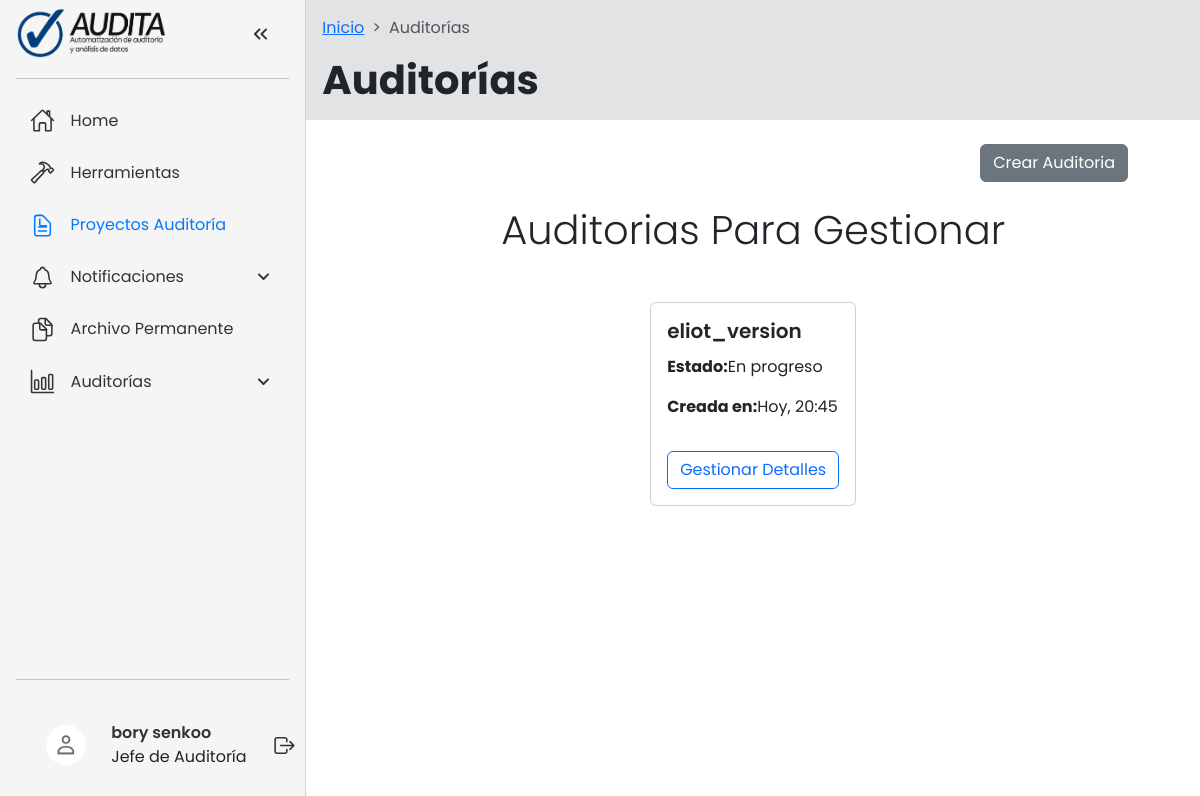
Screenshot of /auditorias/ (signed in) with the database file from the repository.
### users/models.py (models this page shows, shortened)
class User(AbstractUser):
    MODALIDAD_CHOICES = [
        ('I', 'Modalidad Individual'),
        ('G', 'Modalidad Grupal'),
        ('S', 'Superadmin'),
    ]
    first_name = models.CharField(max_length=30)
    last_name = models.CharField(max_length=30)
    signature = models.UUIDField(default=uuid.uuid4, editable=False, unique=True)
    modalidad = models.CharField(
        max_length=1,
        choices=MODALIDAD_CHOICES,
        default='I',
        help_text="Indica si el usuario pertenece a modalidad individual (I), grupal (G) o es superadmin (S)"
    )
    plan = models.CharField(
        max_length=2,
        default='M',
        help_text="Letra que identifica el plan específico (M: mensual, NT: no tiene plan, etc.)"
    )
    administrador = models.ForeignKey(
        'self',
        related_name='auditores',
        on_delete=models.SET_NULL,
        null=True,
        blank=True,
        help_text="Administrador al que está asociado este usuario (para modalidad grupal)"
    )
    role = models.ForeignKey(
        Roles,
        related_name="role",
        on_delete=models.SET_NULL,
        null=True,
        blank=True,
    )
    is_deleted = models.BooleanField(default=False)
    deleted_at = models.DateTimeField(null=True, blank=True)

class Roles(models.Model):
    name = models.CharField(max_length=255)
    verbose_name = models.CharField(max_length=255)
    def __str__(self):
        return self.verbose_name

### audits/models.py (models this page shows, shortened)
class Audit(models.Model):
    title = models.CharField(max_length=255)
    fechaInit = models.DateTimeField(default=timezone.now)
    identidad = models.CharField(max_length=255, default='Sin identidad')
    fechaEnd = models.DateTimeField(default=timezone.now)
    tipoAuditoria = models.CharField(max_length=255, default='F')
    moneda = models.CharField(max_length=10, default='GTQ')
    created_at = models.DateTimeField(default=timezone.now)
    updated_at = models.DateTimeField(auto_now=True)
    audit_manager = models.ForeignKey(
        User, related_name="audit_manager", on_delete=models.CASCADE
    )
    assigned_users = models.ManyToManyField(
        User, related_name="assigned_users", blank=True
    )

### audits/views.py (the view)
# urls.py: path("", views.assigned_audits, name="assigned_audits"),
@login_required
def assigned_audits(req):
    if req.method == "GET":
        return assigned_audits_page(req)

### audits/templates/audits/assigned-audits.html (shortened to what this page needs)
{% extends "common/system-base.html" %}
{% block page_title %}
    Auditorías
{% endblock page_title %}
{% block main_header_content %}
    {% if user.role.name == "audit_manager" %}
        <div class="px-5 d-flex justify-content-end">
            <a href="{% url 'create_audit' %}">
                <button type="button" class="btn btn-secondary">Crear Auditoria</button>
            </a>
        </div>
    {% endif %}
{% endblock main_header_content %}
{% load filters %}
{% block main_content %}
    {% if user.role.name == "supervisor" or user.role.name == "auditor" %}
        {% if assigned_audits %}
            <h2 class="mb-4 display-6">Auditorias Asignadas</h2>
            <ul class="list-unstyled gap-5 d-flex flex-column w-100 px-3">
                {% for audit in assigned_audits %}
                    <li class="card card-custom bg-card shadow-md col-md-6 col-12 my-4 mx-auto"
                        id="audit-card-{{ audit.id }}">
                        <header class="card-body p-4">
                            <div class="d-flex justify-content-between align-items-start">
                                <div>
                                    <h4 class="mb-1 fw-semibold">{{ audit.title }}</h4>
                                    <p class="mb-1 text-secondary">{{ audit.company }}.</p>
                                </div>
                                <div class="d-flex align-items-center gap-2">
                                    <svg width="24"
                                         height="24"
                                         viewBox="0 0 24 24"
                                         fill="none"
                                         xmlns="http://www.w3.org/2000/svg">
                                        <path d="M15 17C16.1046 17 17 16.1046 17 15C17 13.8954 16.1046 13 15 13C13.8954 13 13 13.8954 13 15C13 16.1046 13.8954 17 15 17Z" fill="currentColor" />
                                        <path fill-rule="evenodd" clip-rule="evenodd" d="M6 3C4.34315 3 3 4.34315 3 6V18C3 19.6569 4.34315 21 6 21H18C19.6569 21 21 19.6569 21 18V6C21 4.34315 19.6569 3 18 3H6ZM5 18V7H19V18C19 18.5523 18.5523 19 18 19H6C5.44772 19 5 18.5523 5 18Z" fill="currentColor" />
                                    </svg>
                                    <span>fecha</span>
                                </div>
                            </div>
                        </header>
                        <main class="card-body p-4">
                            <p class="text-secondary">{{ audit.description }}</p>
                            <div class="d-flex justify-content-between mt-4">
                                <div class="d-flex align-items-center gap-2">
                                    <svg xmlns="http://www.w3.org/2000/svg"
                                         width="24"
                                         height="24"
                                         viewBox="0 0 24 24"
                                         fill="none"
                                         stroke="currentColor"
                                         stroke-width="2"
                                         stroke-linecap="round"
                                         stroke-linejoin="round"
                                         class="text-muted-foreground">
                                        <path d="M19 21v-2a4 4 0 0 0-4-4H9a4 4 0 0 0-4 4v2"></path>
                                        <circle cx="12" cy="7" r="4"></circle>
                                    </svg>
                                    <span class="text-secondary">{{ audit.audit_manager.get_full_name }}</span>
                                </div>
                                <div class="d-flex align-items-center gap-2">
                                    <svg xmlns="http://www.w3.org/2000/svg"
                                         width="24"
                                         height="24"
                                         viewBox="0 0 24 24"
                                         fill="none"
                                         stroke="currentColor"
                                         stroke-width="2"
                                         stroke-linecap="round"
                                         stroke-linejoin="round"
                                         class="text-muted-foreground">
                                        <circle cx="12" cy="12" r="10"></circle>
                                        <polyline points="12 6 12 12 16 14"></polyline>
                                    </svg>
                                    <span class="text-secondary">{{ audit.created_at|format_date }}</span>
                                </div>
                            </div>
                        </main>
                        <footer class="card-body d-flex justify-content-between">
                            <button type="button"
                                    class="btn btn-secondary hover-bg-accent text-white"
                                    data-bs-toggle="modal"
                                    data-bs-target="#audit-details-modal{{ audit.id }}">Detalles</button>
                            <button class="btn btn-primary">Realizar</button>
                        </footer>
                    </li>
                    {% with audit=audit %}
                        {% include "audits/_audit-details-modal.html" with audit=audit %}
                    {% endwith %}
                {% endfor %}
            </ul>
        {% else %}
            <h4 class="mb-4 display-6">No tiene auditorias asignadas por el momento.</h4>
        {% endif %}
    {% elif user.role.name == "audit_manager" %}
        {% if audits_to_manage %}
            <h2 class="mb-4 display-6">Auditorias Para Gestionar</h2>
            <div class="overflow-hidden p-0">
                <ul class="row list-unstyled gx-5 gy-5 w-100 px-md-3 justify-content-center mx-auto">
                    {% for audit in audits_to_manage %}
                        <li id="audit-card-{{ audit.id }}" class="p-0">
                            <div class="card">
                                <div class="card-body">
                                    <h5 class="card-title fw-semibold">{{ audit.title }}</h5>
                                    <p class="card-text">
                                        <div class="d-flex flex-column justify-content-between">
                                            <p>
                                                <strong>Estado:</strong>En progreso
                                            </p>
                                            <p>
                                                <strong>Creada en:</strong>{{ audit.created_at|format_date }}
                                            </p>
                                        </div>
                                    </p>
                                    <a href="{% url 'manage_audit' audit.id %}"
                                       class="btn btn-outline-primary w-100">Gestionar Detalles</a>
                                </div>
                            </div>
                        </li>
                    {% endfor %}
                </ul>
            </div>
        {% else %}
            <h4 class="mb-4 display-6">No tiene auditorias para gestionar por el momento.</h4>
        {% endif %}
    {% endif %}
{% endblock main_content %}

### common/templates/common/system-base.html (shortened to what this page needs)
{% extends "common/base.html" %}
{% block content %}
  {% include "common/_aside.html" %}
  <div class="w-100 ms-sm-auto overflow-y-auto d-flex flex-column flex-grow-1">
    <header>
      <div class="bg-secondary-subtle w-100 p-3 d-flex flex-column gap-3"
           style="max-height: fit-content">
        {% include "common/_breadcrumbs.html" %}
        <div class="w-100 d-flex flex-column" style="max-height: fit-content">
          <h1 class="m-0 fw-bold">
            {% block page_title %}
            {% endblock page_title %}
          </h1>
        </div>
      </div>
    </header>
    <main class="d-flex flex-wrap flex-grow-1 flex-column gap-4 flex-md-nowrap align-items-center pt-3 pb-2 p-md-4 px-3">
      <header class="w-100 d-flex align-items-center justify-content-end flex-row gap-3">
        {% block main_header_content %}
        {% endblock main_header_content %}
      </header>
      {% block main_content %}
      {% endblock main_content %}
    </main>
  </div>
{% endblock content %}

### common/templates/common/base.html (shortened to what this page needs)
<!DOCTYPE html>
<html lang="en">
  <head>
    <link href="https://cdn.jsdelivr.net/npm/bootstrap@5.3.3/dist/css/bootstrap.min.css"
          rel="stylesheet"
 />
    <link href="https://cdn.jsdelivr.net/npm/select2@4.1.0-rc.0/dist/css/select2.min.css"
          rel="stylesheet" />
    {% load static %}
    <link rel="stylesheet" href="{% static 'users/toggleTheme/styles.css' %}" />
    <link rel="stylesheet" href="{% static 'users/styles.css' %}" />
  </head>
  <body class="d-flex flex-row min-vh-100 w-100">
    {% block content %}
    {% endblock content %}
  </body>
</html>

### common/templates/common/_aside.html (shortened to what this page needs)
{% load filters %}
{% load static %}
<nav id="sidebar">
  <ul>
    <li>
      <img
      src="{% static 'images/audita-logo-horizontal.png' %}"
      alt="Logo de la Empresa"
      class="h-8 w-auto" width="150" height="50"
    />
      <button id="toggle-btn" onclick="toggleSidebar()">
      </button>
    </li>
    <hr />
    {% if user.role.name != 'superadmin' %}
      {% for link in aside_navbar_links %}
        {% if not link.hide_to or user.role.name not in link.hide_to %}
          {% if link.type == "collapse" %}
            <li class="{% if link.active %}collapse-active{% endif %}">
              <button class="dropdown-btn" onclick="toggleSubMenu(this)">
                {{ link.icon|safe }}
                <span>{{ link.name }}</span>
                <svg xmlns="http://www.w3.org/2000/svg"
                     height="24px"
                     viewBox="0 -960 960 960"
                     width="24px"
                     fill="#e8eaed">
                  <path d="M480-361q-8 0-15-2.5t-13-8.5L268-556q-11-11-11-28t11-28q11-11 28-11t28 11l156 156 156-156q11-11 28-11t28 11q11 11 11 28t-11 28L508-372q-6 6-13 8.5t-15 2.5Z" />
                </svg>
              </button>
            </li>
          {% else %}
            <li class="{% if link.active %}active{% endif %}">
              <a href="{% url link.url %}">
                {{ link.icon|safe }}
                <span>{{ link.name }}</span>
              </a>
            </li>
          {% endif %}
        {% endif %}
      {% endfor %}
    {% endif %}
    <hr class="mt-auto" />
    <li class="user-section" onclick="toggleUserOptions()">
      {% load static %}
      <a href="{% url 'user' %}">
        <img src="{% static 'images/placeholder-user.jpg' %}"
             alt="User Image"
             height="40"
             width="40" />
      </a>
      <div class="user-info">
        <div class="user-name">{{ user.first_name }} {{ user.last_name }}</div>
        <div class="user-role">{{ user.role }}</div>
      </div>
      <a href="{% url 'logout' %}" class="logout-button">
      </a>
    </li>
  </ul>
</nav>

### common/templates/common/_breadcrumbs.html
<nav aria-label="breadcrumb" style="--bs-breadcrumb-divider: '>';">
  <ol class="breadcrumb m-0">
    {% for name, url in breadcrumbs %}
      <li class="breadcrumb-item {% if request.path == url %}active{% endif %}">
        {% if request.path == url %}
          <span aria-current="page">{{ name }}</span>
        {% else %}
          <a href="{{ url }}">{{ name }}</a>
        {% endif %}
      </li>
    {% endfor %}
  </ol>
</nav>

### rows the page displays
User: first_name "bory", last_name "senkoo", role "Jefe de Auditoría"
Audit: title "eliot_version", created_at "Hoy, 20:45"

### other values shown
{{ link.name }} "Home" "Herramientas" "Proyectos Auditoría" "Archivo Permanente"
{{ link.name }} "Notificaciones" "Auditorías"
{{ name }} "Inicio"
{{ name }} "Auditorías"
